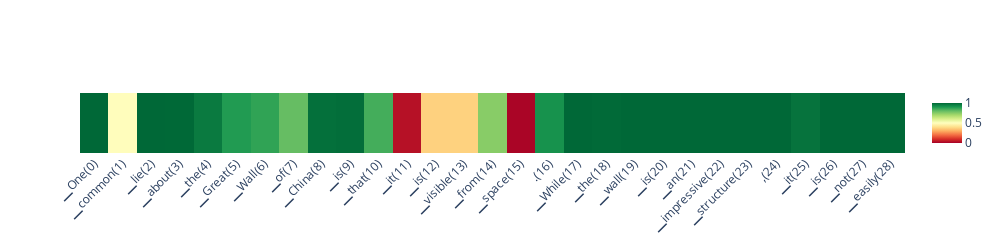

Write notebook code for a chart like this one.
### Code cell
# scores_per_token = doc.detect(output['projections'], aggregation_method='auto')
scores_per_token = doc.detect(output['projections'], aggregation_method='auto', batch_size=1)

doc.plot_scores_per_token(scores_per_token, output['tokens'], lastn_tokens_to_plot=max_new_tokens, detection_method='classifier')

### Figure 1 — Plotly figure (JSON) as saved in the notebook; plotly's stock layout.template omitted (floating-point values rounded to 4 significant figures)
{"data": [{"colorscale": [[0, "rgb(165,0,38)"], [0.1, "rgb(215,48,39)"], [0.2, "rgb(244,109,67)"], [0.3, "rgb(253,174,97)"], [0.4, "rgb(254,224,139)"], [0.5, "rgb(255,255,191)"], [0.6, "rgb(217,239,139)"], [0.7, "rgb(166,217,106)"], [0.8, "rgb(102,189,99)"], [0.9, "rgb(26,152,80)"], [1, "rgb(0,104,55)"]], "type": "heatmap", "x": ["▁One(0)", "▁common(1)", "▁lie(2)", "▁about(3)", "▁the(4)", "▁Great(5)", "▁Wall(6)", "▁of(7)", "▁China(8)", "▁is(9)", "▁that(10)", "▁it(11)", "▁is(12)", "▁visible(13)", "▁from(14)", "▁space(15)", ".(16)", "▁While(17)", "▁the(18)", "▁wall(19)", "▁is(20)", "▁an(21)", "▁impressive(22)", "▁structure(23)", ",(24)", "▁it(25)", "▁is(26)", "▁not(27)", "▁easily(28)"], "xaxis": "x", "yaxis": "y", "z": [[0.9998, 0.4938, 0.9999, 0.9986, 0.9628, 0.891, 0.8715, 0.8006, 0.9843, 0.9873, 0.8442, 0.03443, 0.3707, 0.371, 0.7463, 0.01081, 0.9123, 1.0, 0.9956, 1.0, 1.0, 1.0, 1.0, 1.0, 0.9993, 0.9776, 0.9995, 0.9996, 0.9992]], "zmax": 1, "zmin": 0}], "layout": {"autosize": false, "height": 200, "width": 1000, "xaxis": {"anchor": "y", "autorange": true, "domain": [0, 1], "range": [-0.5, 28.5], "tickangle": -45, "type": "category"}, "yaxis": {"anchor": "x", "autorange": true, "domain": [0, 1], "range": [-0.5, 0.5], "showticklabels": false}}}
